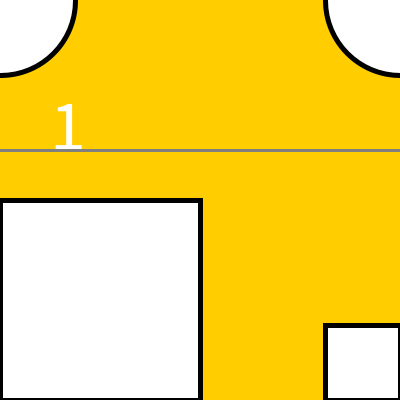
Frame 1 (no input)
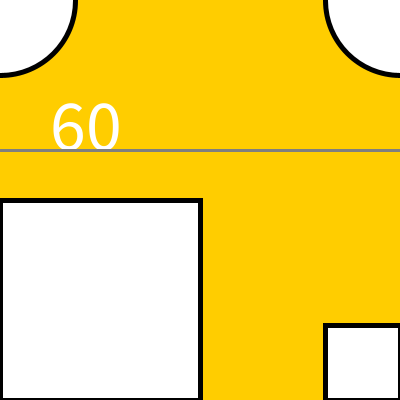
Frame 60 (the mouse pressed at the canvas centre just before this capture)
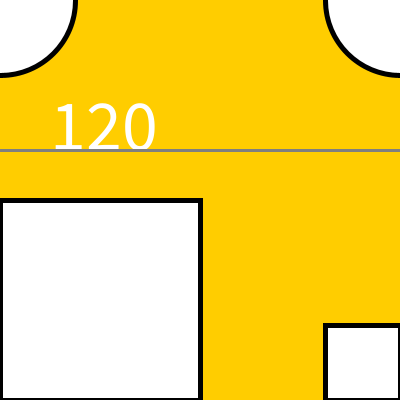
Frame 120 (the mouse held since frame 60 and released just before this capture)

The Processing sketch that drew these frames (run headless with seeded random() and noise(); from frame 60 on, the mouse is pressed at the canvas centre):

// Processing sketch: clase1
// ── clase1.pde
//"int" es para Processing, números enteros.
//"float" es para Processing, números flotantes, o con comas. 
//"char" es para Processing, caracteres. 
void setup() {

  size(400, 400);

  // R = red 0-255, G = green 0-255, B = blue 0-255

  background(255, 205, 0);

  frameRate(6);

  textSize(72);
}

void draw() {

  background(255, 205, 0);

  text(frameCount, 50, 150);
  stroke(127);
  strokeWeight(3);
  line(0, 150, 400, 150);

  stroke(0);
  strokeWeight(5);
  fill(255);
  circle(0, 0, 150);
  circle(400, 0, 150);

  rect(0, 200, 200, 200);

  rect(325, 325, 75, 75);
}
